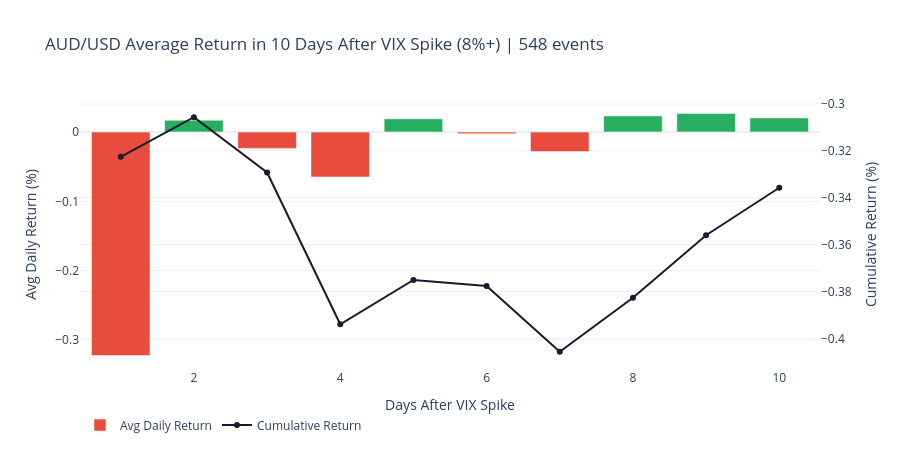

Notebook cell for this chart:
### Markdown cell above
## 4. Event Study: What Happens to AUD After VIX Spikes?

Before a full backtest, we run an event study. For every VIX spike day, we look at what AUD/USD does over the next 10 trading days. If mean-reversion is real, we should see negative AUD returns on day 0 followed by positive returns on days 1-5.

### Code cell
# ── What this cell does ──────────────────────────────────────────────────────
# Event study: for each VIX spike, we record AUD/USD returns for
# the 10 days AFTER the spike. Then we average across all events.
# This tells us: on average, how does AUD behave in the days after a VIX spike?
# This is the core question of the hypothesis.

WINDOW = 10   # days to look forward
event_returns = []

spike_indices = df.index[df['vix_ret'] >= VIX_THRESHOLD]

for spike_date in spike_indices:
    loc = df.index.get_loc(spike_date)
    if loc + WINDOW >= len(df):
        continue
    # Get AUD/USD returns for the next WINDOW days
    fwd_rets = df['aud_ret'].iloc[loc+1 : loc+WINDOW+1].values
    event_returns.append(fwd_rets)

event_matrix = np.array(event_returns)
avg_fwd_rets  = event_matrix.mean(axis=0)
cum_fwd_rets  = np.cumprod(1 + avg_fwd_rets) - 1

# ── Plot cumulative average return after spike ───────────────────────────────
fig = go.Figure()
fig.add_trace(go.Bar(
    x=list(range(1, WINDOW+1)),
    y=avg_fwd_rets * 100,
    name='Avg Daily Return',
    marker_color=['#27ae60' if r > 0 else '#e74c3c' for r in avg_fwd_rets]
))
fig.add_trace(go.Scatter(
    x=list(range(1, WINDOW+1)),
    y=cum_fwd_rets * 100,
    name='Cumulative Return',
    line=dict(color='#1a1a2e', width=2),
    yaxis='y2'
))
fig.update_layout(
    title=f'AUD/USD Average Return in {WINDOW} Days After VIX Spike (8%+) | {len(spike_indices)} events',
    xaxis_title='Days After VIX Spike',
    yaxis_title='Avg Daily Return (%)',
    yaxis2=dict(title='Cumulative Return (%)', overlaying='y', side='right'),
    template='plotly_white', height=450,
    legend=dict(orientation='h', y=-0.15)
)
fig.show()

print("Average cumulative AUD/USD return after VIX spike:")
for d in [1, 3, 5, 10]:
    print(f"  Day {d:2d}: {np.cumprod(1 + avg_fwd_rets[:d])[-1] - 1:.3%}")

### Figure 1 — Plotly figure (JSON) as saved in the notebook; plotly's stock layout.template omitted (floating-point values rounded to 4 significant figures)
{"data": [{"marker": {"color": ["#e74c3c", "#27ae60", "#e74c3c", "#e74c3c", "#27ae60", "#e74c3c", "#e74c3c", "#27ae60", "#27ae60", "#27ae60"]}, "name": "Avg Daily Return", "type": "bar", "x": [1, 2, 3, 4, 5, 6, 7, 8, 9, 10], "y": [-0.3226, 0.01696, -0.02364, -0.06497, 0.01898, -0.002587, -0.02818, 0.02313, 0.02678, 0.02034]}, {"line": {"color": "#1a1a2e", "width": 2}, "name": "Cumulative Return", "type": "scatter", "x": [1, 2, 3, 4, 5, 6, 7, 8, 9, 10], "y": [-0.3226, -0.3056, -0.3292, -0.394, -0.3751, -0.3776, -0.4057, -0.3827, -0.356, -0.3357], "yaxis": "y2"}], "layout": {"height": 450, "legend": {"orientation": "h", "y": -0.15}, "title": {"text": "AUD/USD Average Return in 10 Days After VIX Spike (8%+) | 548 events"}, "xaxis": {"title": {"text": "Days After VIX Spike"}}, "yaxis": {"title": {"text": "Avg Daily Return (%)"}}, "yaxis2": {"overlaying": "y", "side": "right", "title": {"text": "Cumulative Return (%)"}}}}
